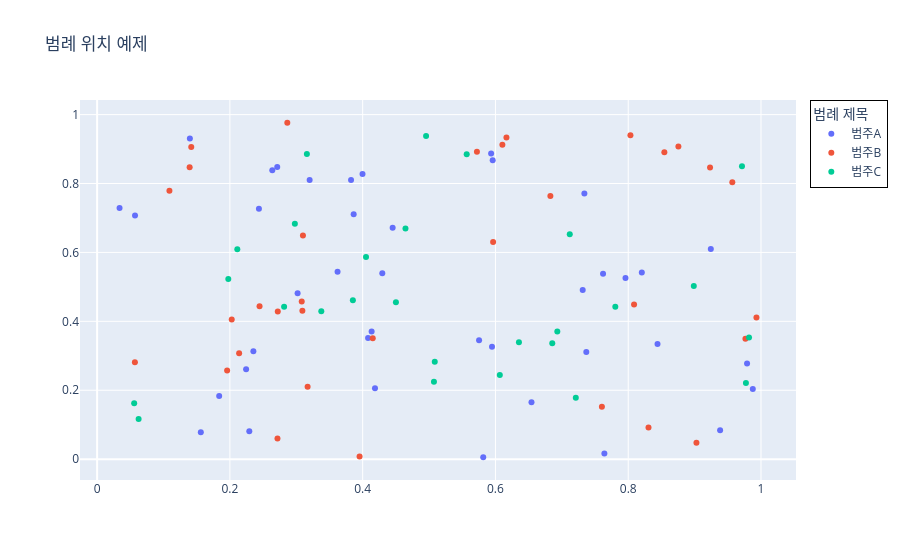

The cell this chart's notebook holds for it:
### Code cell
import plotly.graph_objects as go
import numpy as np

x_data = np.random.rand(100)
y_data = np.random.rand(100)
categories = np.random.choice(["A","B","C"], 100)

fig = go.Figure()

for cat in ["A","B","C"] :
    fig.add_trace(
        go.Scatter(
            x=x_data[categories==cat],
            y=y_data[categories==cat],
            mode="markers",
            name = f"범주{cat}"
        )
    )

    fig.update_layout(
        title="범례 위치 예제",
        legend={
            "title": "범례 제목",
            "x": 1.02,
            "y": 1,
            "xanchor": "left",
            "yanchor": "top",
            "bordercolor": "#000",
            "borderwidth": 1
        }
    )

fig.show()
